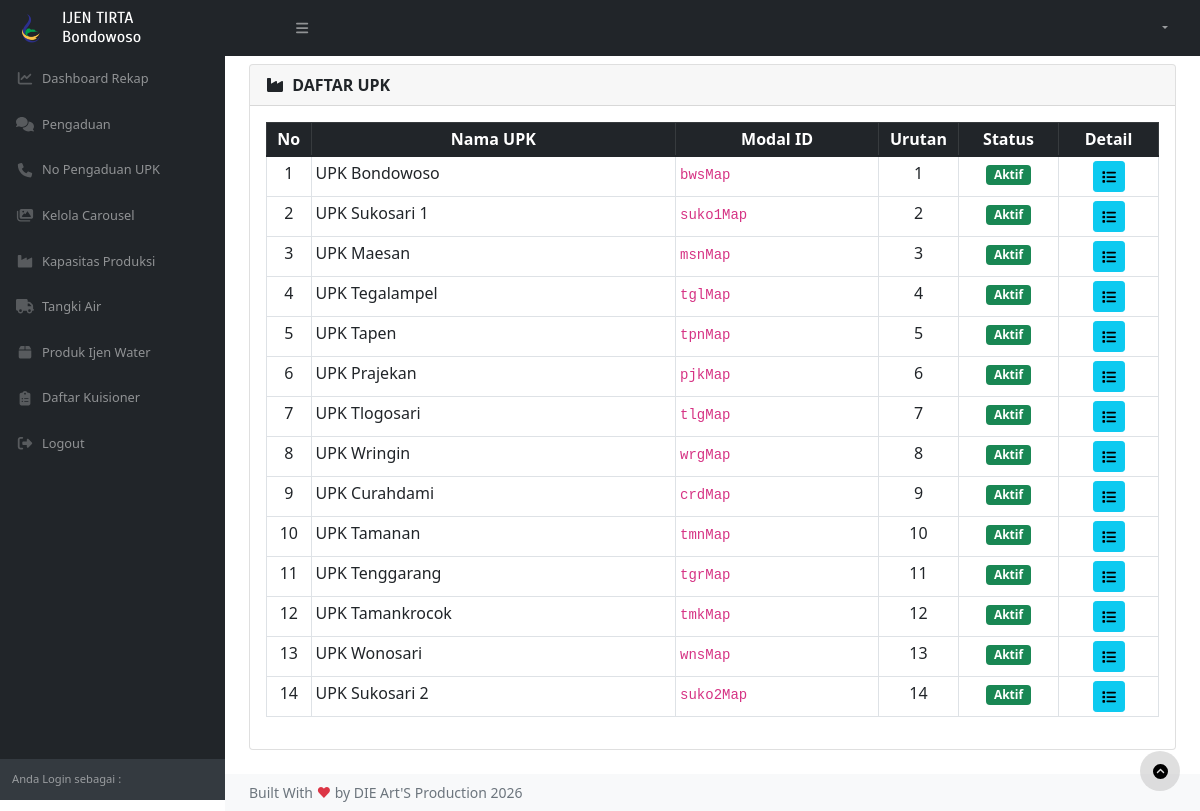
The page /index.php/admin_kapasitas on the database its author committed.
### tables this page shows
CREATE TABLE `kapasitas_upk` (
  `id` int(11) NOT NULL AUTO_INCREMENT,
  `nama_upk` varchar(100) NOT NULL,
  `modal_id` varchar(50) NOT NULL COMMENT 'ID modal di view',
  `urutan` int(11) DEFAULT 1,
  `aktif` enum('0','1') DEFAULT '1',
  `created_at` timestamp DEFAULT CURRENT_TIMESTAMP,
  `updated_at` timestamp DEFAULT CURRENT_TIMESTAMP ON UPDATE CURRENT_TIMESTAMP,
  PRIMARY KEY (`id`)
);

### application/controllers/Admin_kapasitas.php (called while the page is built, shortened)
<?php
class Admin_kapasitas extends CI_Controller
{
    public function __construct()
    {
        $this->load->model('model_kapasitas');
        $this->load->library('form_validation');
    }
    private function isAdmin()
    {
        return $this->session->userdata('level') == 'Admin';
    }
    private function loadTemplate($data)
    {
        if ($this->isAdmin()) {
            $this->load->view('templates/header', $data);
            $this->load->view('templates/navbar');
            $this->load->view('templates/sidebar');
        } else {
            $this->load->view('templates/pengguna/header', $data);
            $this->load->view('templates/pengguna/navbar');
            $this->load->view('templates/pengguna/sidebar');
        }
    }
    private function loadFooter()
    {
        if ($this->isAdmin()) {
            $this->load->view('templates/footer');
        } else {
            $this->load->view('templates/pengguna/footer');
        }
    }
    public function index()
    {
        $data['title'] = 'Kelola Kapasitas Produksi';
        $data['upk'] = $this->model_kapasitas->getAllUpk();
        $data['is_admin'] = $this->isAdmin();
        $this->load->view('admin/kapasitas/view_list_upk', $data);
    }
}

### index.php (called while the page is built, shortened)
<?php
require_once BASEPATH.'core/CodeIgniter.php';

### application/models/Model_kapasitas.php (called while the page is built, shortened)
<?php
class Model_kapasitas extends CI_Model
{
    public function getAllUpk()
    {
        return $this->db->where('aktif', '1')->order_by('urutan', 'ASC')->get('kapasitas_upk')->result();
    }
}

### application/views/admin/kapasitas/view_list_upk.php (the view, shortened to what this page needs)
<div id="layoutSidenav_content">
    <main>
        <div class="container-fluid px-4">
            <div class="card mb-4 mt-2">
                <div class="card-header d-flex justify-content-between align-items-center">
                    <span class="fw-bold"><i class="fas fa-industry me-1"></i> DAFTAR UPK</span>
                </div>
                <div class="card-body">
                    <div class="table-responsive">
                        <table class="table table-bordered table-sm table-hover" id="dataTable" width="100%" cellspacing="0">
                            <thead class="table-dark">
                                <tr class="text-center">
                                    <th width="5%">No</th>
                                    <th>Nama UPK</th>
                                    <th>Modal ID</th>
                                    <th width="80">Urutan</th>
                                    <th width="100">Status</th>
                                    <th width="100">Detail</th>
                                </tr>
                            </thead>
                            <tbody>
                                <?php if (!empty($upk)) : ?>
                                    <?php $no = 1; ?>
                                    <?php foreach ($upk as $row) : ?>
                                        <tr>
                                            <td class="text-center"><?= $no++ ?></td>
                                            <td><?= $row->nama_upk ?></td>
                                            <td><code><?= $row->modal_id ?></code></td>
                                            <td class="text-center"><?= $row->urutan ?></td>
                                            <td class="text-center">
                                                <?php if ($row->aktif == '1') : ?>
                                                    <span class="badge bg-success">Aktif</span>
                                                <?php else : ?>
                                                    <span class="badge bg-danger">Nonaktif</span>
                                                <?php endif; ?>
                                            </td>
                                            <td class="text-center">
                                                <a href="<?= base_url('admin_kapasitas/detail/' . $row->id) ?>" class="btn btn-info btn-sm" title="Lihat Detail">
                                                    <i class="fas fa-list"></i>
                                                </a>
                                            </td>
                                        </tr>
                                    <?php endforeach; ?>
                                <?php else : ?>
                                    <tr>
                                        <td class="text-center" colspan="<?= $is_admin ? 7 : 6 ?>">Belum ada data</td>
                                    </tr>
                                <?php endif; ?>
                            </tbody>
                        </table>
                    </div>
                </div>
            </div>
        </div>
    </main>

### rows shown on the page
kapasitas_upk: nama_upk "UPK Bondowoso", modal "bwsMap", urutan "1", aktif "Aktif"
kapasitas_upk: nama_upk "UPK Sukosari 1", modal "suko1Map", urutan "2", aktif "Aktif"
kapasitas_upk: nama_upk "UPK Maesan", modal "msnMap", urutan "3", aktif "Aktif"
kapasitas_upk: nama_upk "UPK Tegalampel", modal "tglMap", urutan "4", aktif "Aktif"
kapasitas_upk: nama_upk "UPK Tapen", modal "tpnMap", urutan "5", aktif "Aktif"
kapasitas_upk: nama_upk "UPK Prajekan", modal "pjkMap", urutan "6", aktif "Aktif"
kapasitas_upk: nama_upk "UPK Tlogosari", modal "tlgMap", urutan "7", aktif "Aktif"
kapasitas_upk: nama_upk "UPK Wringin", modal "wrgMap", urutan "8", aktif "Aktif"
kapasitas_upk: nama_upk "UPK Curahdami", modal "crdMap", urutan "9", aktif "Aktif"
kapasitas_upk: nama_upk "UPK Tamanan", modal "tmnMap", urutan "10", aktif "Aktif"
kapasitas_upk: nama_upk "UPK Tenggarang", modal "tgrMap", urutan "11", aktif "Aktif"
kapasitas_upk: nama_upk "UPK Tamankrocok", modal "tmkMap", urutan "12", aktif "Aktif"
kapasitas_upk: nama_upk "UPK Wonosari", modal "wnsMap", urutan "13", aktif "Aktif"
kapasitas_upk: nama_upk "UPK Sukosari 2", modal "suko2Map", urutan "14", aktif "Aktif"
